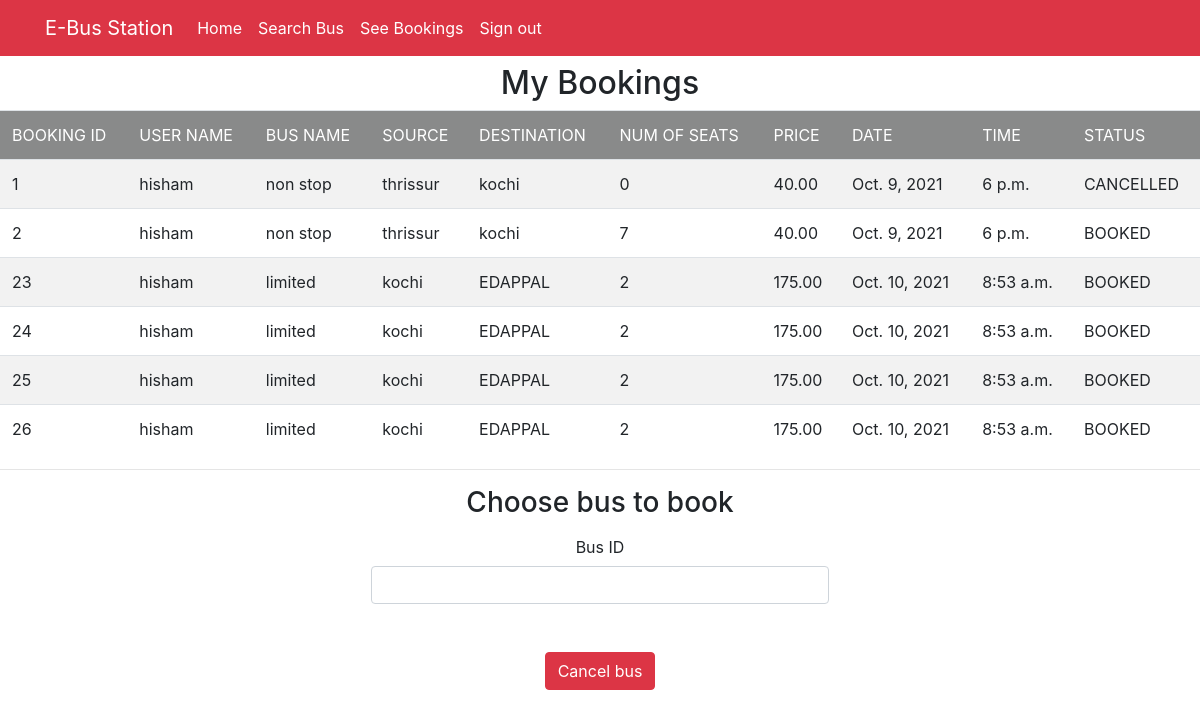
/seebookings (signed in), run on the app's committed database.
### busbooking/models.py (models this page shows, shortened)
class Book(models.Model):
    BOOKED = 'B'
    CANCELLED = 'C'
    TICKET_STATUSES = ((BOOKED,'Booked'),(CANCELLED,'Cancelled'),)
    email = models.EmailField()
    name = models.CharField(max_length=30)
    userid =models.DecimalField(decimal_places=0, max_digits=2)
    busid=models.DecimalField(decimal_places=0, max_digits=2)
    busname = models.CharField(max_length=30)
    source = models.CharField(max_length=30)
    dest = models.CharField(max_length=30)
    nos = models.DecimalField(decimal_places=0, max_digits=2)
    price = models.DecimalField(decimal_places=2, max_digits=6)
    date = models.DateField()
    time = models.TimeField()
    status = models.CharField(choices=TICKET_STATUSES, default=BOOKED, max_length=2)

### busbooking/views.py (the view)
# urls.py: path('seebookings', views.seebookings, name="seebookings"),
@login_required(login_url='signin')
def seebookings(request,new={}):
    context = {}
    id_r = request.user.id
    book_list = Book.objects.filter(userid=id_r)
    if book_list:
        return render(request, 'booklist.html', locals())
    else:
        context["error"] = "Sorry no buses booked"
        return render(request, 'findbus.html', context)

### busbooking/templates/booklist.html (shortened to what this page needs)
{% extends 'index.html' %}
{% block content %}
<center><h2>My Bookings</h2></center>
<table class="table table-striped">
    <thead style="background-color: rgb(137, 138, 138);color: white;">
    <td>BOOKING ID</td>
    <td>USER NAME</td>
    <td>BUS NAME</td>
    <td>SOURCE</td>
    <td>DESTINATION</td>
    <td>NUM OF SEATS</td>
    <td>PRICE</td>
    <td>DATE</td>
    <td>TIME</td>
    <td>STATUS</td>
    </thead>
    {% for row in book_list %}
    <tr>
        <td>{{row.id}}</td>
        <td>{{row.name}}</td>
        <td>{{row.busname}}</td>
        <td>{{row.source}}</td>
        <td>{{row.dest}}</td>
        <td>{{row.nos}}</td>
        <td>{{row.price}}</td>
        <td>{{row.date}}</td>
        <td>{{row.time}}</td>
        <td>{{row.status}}</td>
    </tr>
    {% endfor %}
</table>
<hr>
<form action="{% url 'cancellings' %}" method="post">
   <center><h3>Choose bus to book</h3></center>
    <center>
        <div class="col-auto" >
        <label for="example-email-input" class="col-2 col-form-label">Bus ID</label>
        <div class="col-5">
            <input name='bus_id' class="form-control" type="number" id="example-email-input">
        </div>
    </div>
    <br>
    <br>
</form></center>
<center>
    <div class="pull-cnter">
        <button type="submit" class="btn btn-danger ">Cancel bus</button>
    </div>
</center>
{% endblock %}

### busbooking/templates/index.html (shortened to what this page needs)
<!doctype html>
<html lang="en">
<head>
    <link rel="stylesheet" href="https://stackpath.bootstrapcdn.com/bootstrap/4.1.3/css/bootstrap.min.css"
          >
</head>
<body>
<nav class="navbar navbar-expand-lg navbar-light bg-danger">
    <div class="container">
        <a class="navbar-brand" href="#" style="color: white;">E-Bus Station</a>
        <div class="collapse navbar-collapse" id="navbarNavAltMarkup">
            <div class="navbar-nav" >
                <a class="nav-item nav-link active" href="{% url 'home' %}" style="color: white;">Home <span class="sr-only">(current)</span></a>
                <a class="nav-item nav-link" href="{% url 'findbus' %}" style="color: white;">Search Bus</a>
                <a class="nav-item nav-link" href="{% url 'seebookings' %}" style="color: white;">See Bookings</a>
                {% if request.user.is_active %}
                <a class="nav-item nav-link " href="{% url 'signin' %}" style="color: white;">Sign out</a>
                {% else %}
                <a class="nav-item nav-link " href="{% url 'signup' %}" style="color: white;">Sign Up</a>
                {% endif %}
            </div>
        </div>
    </div>
</nav>
{% block content %}
{% endblock %}
</body>
</html>

### data on the page
Book: id "1", name "hisham", busname "non stop", source "thrissur", dest "kochi", nos "0", price "40.00", date "Oct. 9, 2021", time "6 p.m.", status "CANCELLED"
Book: id "2", name "hisham", busname "non stop", source "thrissur", dest "kochi", nos "7", price "40.00", date "Oct. 9, 2021", time "6 p.m.", status "BOOKED"
Book: id "23", name "hisham", busname "limited", source "kochi", dest "EDAPPAL", nos "2", price "175.00", date "Oct. 10, 2021", time "8:53 a.m.", status "BOOKED"
Book: id "24", name "hisham", busname "limited", source "kochi", dest "EDAPPAL", nos "2", price "175.00", date "Oct. 10, 2021", time "8:53 a.m.", status "BOOKED"
Book: id "25", name "hisham", busname "limited", source "kochi", dest "EDAPPAL", nos "2", price "175.00", date "Oct. 10, 2021", time "8:53 a.m.", status "BOOKED"
Book: id "26", name "hisham", busname "limited", source "kochi", dest "EDAPPAL", nos "2", price "175.00", date "Oct. 10, 2021", time "8:53 a.m.", status "BOOKED"
